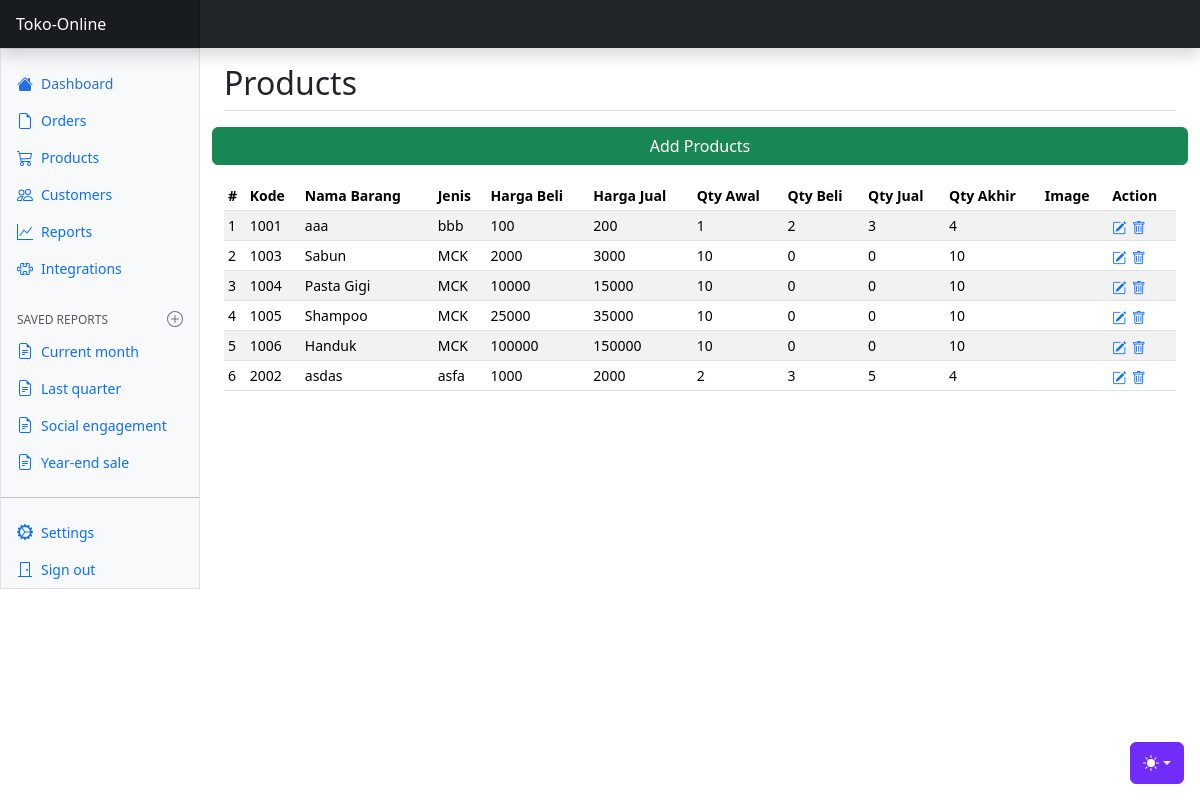
Screenshot of /admin/index.php?page=products with the database file from the repository.
### tables this page shows
CREATE TABLE `barang` (
  `kode` char(8) NOT NULL,
  `barang` varchar(100) NOT NULL,
  `jenis` char(20) NOT NULL,
  `hbeli` int NOT NULL DEFAULT '0',
  `hjual` int NOT NULL DEFAULT '0',
  `qtyawal` int NOT NULL DEFAULT '0',
  `qtybeli` int NOT NULL DEFAULT '0',
  `qtyjual` int NOT NULL DEFAULT '0',
  `qtyakhir` int NOT NULL DEFAULT '0',
  `gambar` varchar(200) NOT NULL,
  PRIMARY KEY (`kode`)
);

### admin/main/barang/index.php (the view, shortened to what this page needs)
<?php
require_once("../config/koneksi.php");
$hasil = mysqli_query($conn, "SELECT * FROM barang");
?>
<h2 class="pt-3 pb-2 mb-3 border-bottom">Products</h2>
<div class="row mb-3">
    <a href="?page=product-add" class="btn btn-success">Add Products</a>
</div>
<div class=" table-responsive small">
    <table class="table table-striped table-sm">
        <thead>
            <tr>
                <th scope="col">#</th>
                <th scope="col">Kode</th>
                <th scope="col">Nama Barang</th>
                <th scope="col">Jenis</th>
                <th scope="col">Harga Beli</th>
                <th scope="col">Harga Jual</th>
                <th scope="col">Qty Awal</th>
                <th scope="col">Qty Beli</th>
                <th scope="col">Qty Jual</th>
                <th scope="col">Qty Akhir</th>
                <th scope="col">Image</th>
                <th scope="col">Action</th>
            </tr>
        </thead>
        <tbody>
            <?php
            $nomor = 1;
            while ($baris = mysqli_fetch_assoc($hasil)) {
            ?>
                <tr>
                    <td><?= $nomor++ ?></td>
                    <td><?= $baris['kode'] ?></td>
                    <td><?= $baris['barang'] ?></td>
                    <td><?= $baris['jenis'] ?></td>
                    <td><?= $baris['hbeli'] ?></td>
                    <td><?= $baris['hjual'] ?></td>
                    <td><?= $baris['qtyawal'] ?></td>
                    <td><?= $baris['qtybeli'] ?></td>
                    <td><?= $baris['qtyjual'] ?></td>
                    <td><?= $baris['qtyakhir'] ?></td>
                    <td>
                    <td>
                        <a href="?page=products&id=<?= $baris['kode'] ?>"><i class="bi bi-pencil-square"></i></a>
                        <a href="?page=products-hapus&id=<?= $baris['kode'] ?>"><i class="bi bi-trash"></i></a>
                    </td>
                </tr>
            <?php
            }
            ?>
        </tbody>
    </table>
</div>

### admin/index.php (shortened to what this page needs)
<!doctype html>
<html lang="en" data-bs-theme="auto">
<head>
    <link rel="stylesheet" href="https://cdn.jsdelivr.net/npm/@docsearch/css@3">
    <link href="../assets/css/bootstrap.min.css" rel="stylesheet">
    <link href="https://cdn.jsdelivr.net/npm/bootstrap-icons@1.10.5/font/bootstrap-icons.min.css" rel="stylesheet">
    <link href="../assets/css/dashboard.css" rel="stylesheet">
    <link rel="stylesheet" href="https://cdn.jsdelivr.net/npm/bootstrap-icons@1.11.3/font/bootstrap-icons.min.css">
</head>
<body>
    <div class="dropdown position-fixed bottom-0 end-0 mb-3 me-3 bd-mode-toggle">
        <button class="btn btn-bd-primary py-2 dropdown-toggle d-flex align-items-center"
            id="bd-theme"
            type="button"
            aria-expanded="false"
            data-bs-toggle="dropdown"
            aria-label="Toggle theme (auto)">
            <svg class="bi my-1 theme-icon-active" width="1em" height="1em">
                <use href="#circle-half"></use>
            </svg>
        </button>
    </div>
    <header class="navbar sticky-top bg-dark flex-md-nowrap p-0 shadow" data-bs-theme="dark">
        <a class="navbar-brand col-md-3 col-lg-2 me-0 px-3 fs-6 text-white" href="#">Toko-Online</a>
    </header>
    <div class="container-fluid">
        <div class="row">
            <?php
            require_once('layouts/sidebar.php');
            ?>
            <main class="col-md-9 ms-sm-auto col-lg-10 px-md-4">
                <?php
                require_once('routes.php');
                ?>
            </main>
        </div>
    </div>
</body>
</html>

### admin/layouts/sidebar.php (shortened to what this page needs)
<div class="sidebar border border-right col-md-3 col-lg-2 p-0 bg-body-tertiary">
    <div class="offcanvas-md offcanvas-end bg-body-tertiary" tabindex="-1" id="sidebarMenu" aria-labelledby="sidebarMenuLabel">
        <div class="offcanvas-body d-md-flex flex-column p-0 pt-lg-3 overflow-y-auto">
            <ul class="nav flex-column">
                <li class="nav-item">
                    <a class="nav-link d-flex align-items-center gap-2 active" aria-current="page" href="index.php">
                        <svg class="bi">
                            <use xlink:href="#house-fill" />
                        </svg>
                        Dashboard
                    </a>
                </li>
                <li class="nav-item">
                    <a class="nav-link d-flex align-items-center gap-2" href="?page=orders">
                        <svg class="bi">
                            <use xlink:href="#file-earmark" />
                        </svg>
                        Orders
                    </a>
                </li>
                <li class="nav-item">
                    <a class="nav-link d-flex align-items-center gap-2" href="?page=products">
                        <svg class="bi">
                            <use xlink:href="#cart" />
                        </svg>
                        Products
                    </a>
                </li>
                <li class="nav-item">
                    <a class="nav-link d-flex align-items-center gap-2" href="#">
                        <svg class="bi">
                            <use xlink:href="#people" />
                        </svg>
                        Customers
                    </a>
                </li>
                <li class="nav-item">
                    <a class="nav-link d-flex align-items-center gap-2" href="#">
                        <svg class="bi">
                            <use xlink:href="#graph-up" />
                        </svg>
                        Reports
                    </a>
                </li>
                <li class="nav-item">
                    <a class="nav-link d-flex align-items-center gap-2" href="#">
                        <svg class="bi">
                            <use xlink:href="#puzzle" />
                        </svg>
                        Integrations
                    </a>
                </li>
            </ul>
            <h6 class="sidebar-heading d-flex justify-content-between align-items-center px-3 mt-4 mb-1 text-body-secondary text-uppercase">
                <span>Saved reports</span>
                <a class="link-secondary" href="#" aria-label="Add a new report">
                    <svg class="bi">
                        <use xlink:href="#plus-circle" />
                    </svg>
                </a>
            </h6>
            <ul class="nav flex-column mb-auto">
                <li class="nav-item">
                    <a class="nav-link d-flex align-items-center gap-2" href="#">
                        <svg class="bi">
                            <use xlink:href="#file-earmark-text" />
                        </svg>
                        Current month
                    </a>
                </li>
                <li class="nav-item">
                    <a class="nav-link d-flex align-items-center gap-2" href="#">
                        <svg class="bi">
                            <use xlink:href="#file-earmark-text" />
                        </svg>
                        Last quarter
                    </a>
                </li>
                <li class="nav-item">
                    <a class="nav-link d-flex align-items-center gap-2" href="#">
                        <svg class="bi">
                            <use xlink:href="#file-earmark-text" />
                        </svg>
                        Social engagement
                    </a>
                </li>
                <li class="nav-item">
                    <a class="nav-link d-flex align-items-center gap-2" href="#">
                        <svg class="bi">
                            <use xlink:href="#file-earmark-text" />
                        </svg>
                        Year-end sale
                    </a>
                </li>
            </ul>
            <hr class="my-3">
            <ul class="nav flex-column mb-auto">
                <li class="nav-item">
                    <a class="nav-link d-flex align-items-center gap-2" href="#">
                        <svg class="bi">
                            <use xlink:href="#gear-wide-connected" />
                        </svg>
                        Settings
                    </a>
                </li>
                <li class="nav-item">
                    <a class="nav-link d-flex align-items-center gap-2" href="#">
                        <svg class="bi">
                            <use xlink:href="#door-closed" />
                        </svg>
                        Sign out
                    </a>
                </li>
            </ul>
        </div>
    </div>
</div>

### admin/routes.php (shortened to what this page needs)
<?php
if (!isset($_GET['page'])) {
    $page = 'home';
} else {
    $page = $_GET['page'];
}
if (!isset($_GET['id'])) {
    $id = '';
} else {
    $id = $_GET['id'];
}
switch ($page) {
    case 'products':
        if ($id == '') {
            require_once('main/barang/index.php');
        } else {
            require_once("main/barang/ubah.php");
        }
        break;
}

### assets/css/dashboard.css (style rules this page uses)
.bi { display: inline-block; width: 1rem; height: 1rem; }
.sidebar .nav-link { font-size: .875rem; font-weight: 500; }
.sidebar .nav-link.active { color: #2470dc; }
.sidebar-heading { font-size: .75rem; }
.navbar-brand { padding-top: .75rem; padding-bottom: .75rem; background-color: rgba(0, 0, 0, .25); box-shadow: inset -1px 0 0 rgba(0, 0, 0, .25); }

### admin/index.php (style rules this page uses)
.bi { vertical-align: -.125em; fill: currentColor; }
.btn-bd-primary { --bd-violet-bg: #712cf9; --bd-violet-rgb: 112.520718, 44.062154, 249.437846; --bs-btn-font-weight: 600; --bs-btn-color: var(--bs-white); --bs-btn-bg: var(--bd-violet-bg); --bs-btn-border-color: var(--bd-violet-bg); --bs-btn-hover-color: var(--bs-white); --bs-btn-hover-bg: #6528e0; --bs-btn-hover-border-color: #6528e0; --bs-btn-focus-shadow-rgb: var(--bd-violet-rgb); --bs-btn-active-color: var(--bs-btn-hover-color); --bs-btn-active-bg: #5a23c8; --bs-btn-active-border-color: #5a23c8; }
.bd-mode-toggle { z-index: 1500; }

### rows the page displays
barang: kode "1001", barang "aaa", jenis "bbb", hbeli "100", hjual "200", qtyawal "1", qtybeli "2", qtyjual "3", qtyakhir "4"
barang: kode "1003", barang "Sabun", jenis "MCK", hbeli "2000", hjual "3000", qtyawal "10", qtybeli "0", qtyjual "0", qtyakhir "10"
barang: kode "1004", barang "Pasta Gigi", jenis "MCK", hbeli "10000", hjual "15000", qtyawal "10", qtybeli "0", qtyjual "0", qtyakhir "10"
barang: kode "1005", barang "Shampoo", jenis "MCK", hbeli "25000", hjual "35000", qtyawal "10", qtybeli "0", qtyjual "0", qtyakhir "10"
barang: kode "1006", barang "Handuk", jenis "MCK", hbeli "100000", hjual "150000", qtyawal "10", qtybeli "0", qtyjual "0", qtyakhir "10"
barang: kode "2002", barang "asdas", jenis "asfa", hbeli "1000", hjual "2000", qtyawal "2", qtybeli "3", qtyjual "5", qtyakhir "4"
